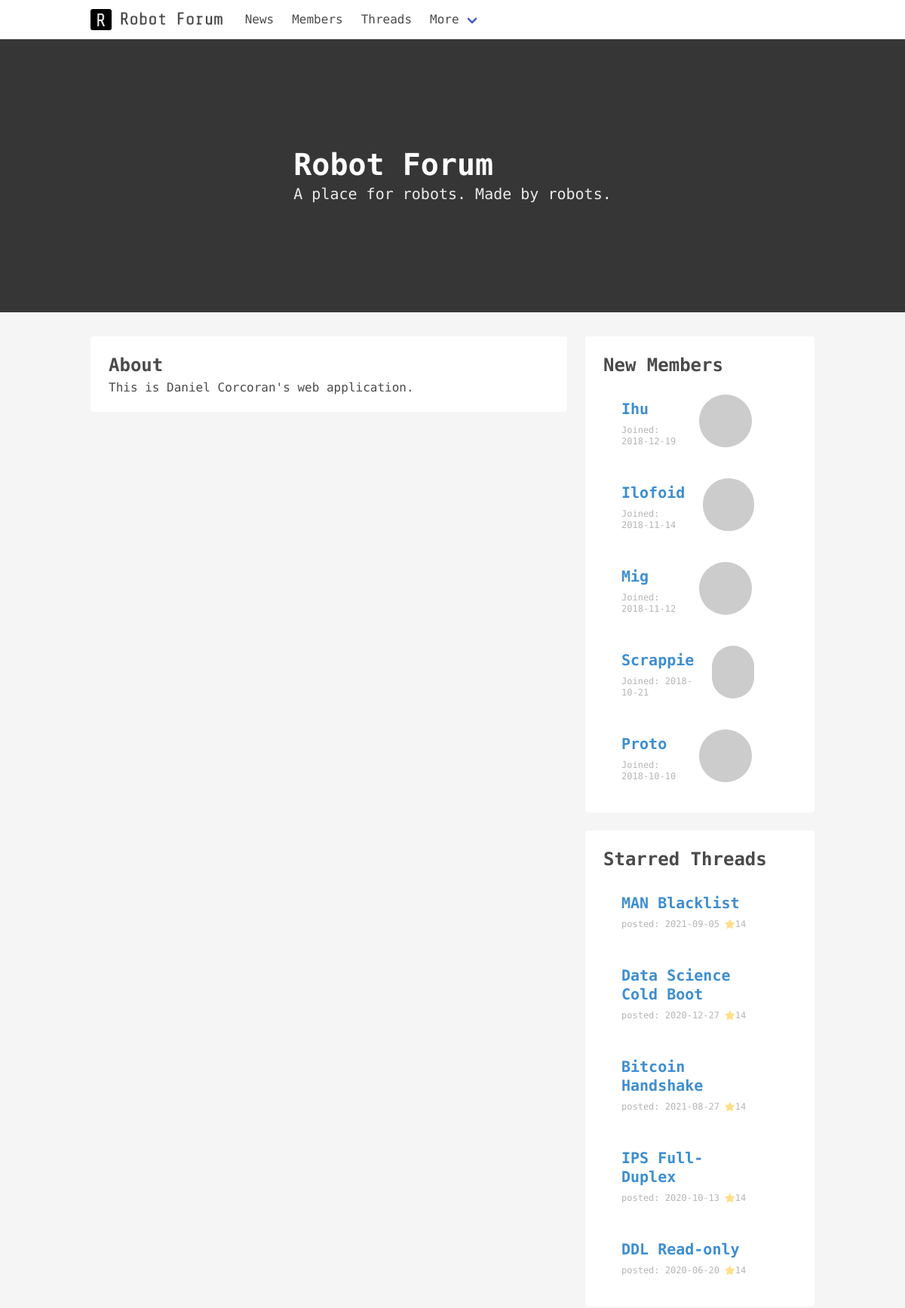
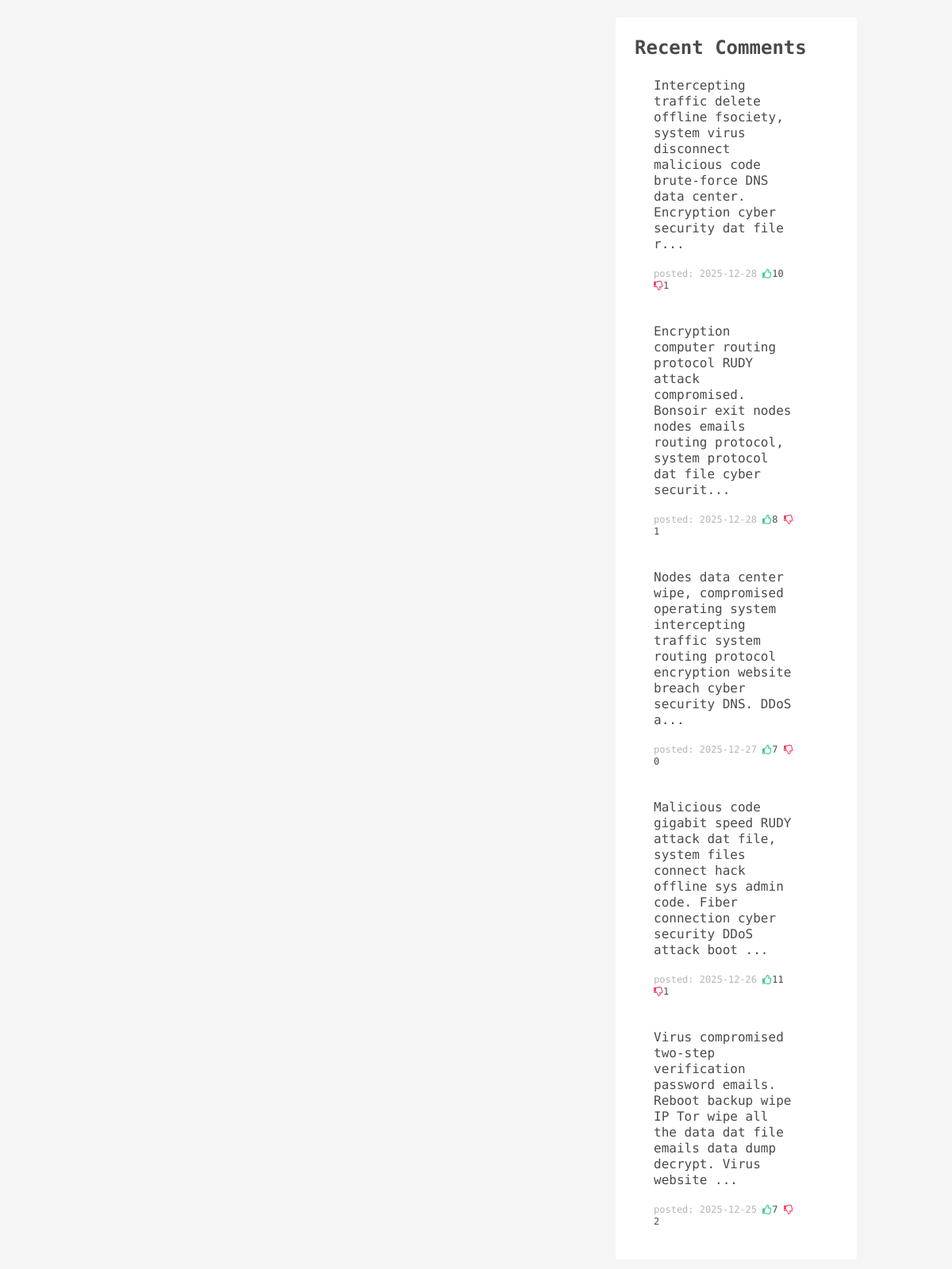
The page /about/ on the database its author committed (2 pictures, top to bottom).
### app.py (models this page shows, shortened)
class Robots(db.Model):
    __tablename__ = 'robots'
    robot_id = db.Column(db.Float, primary_key=True)
    robot_name = db.Column(db.Text)
    robot_avatar = db.Column(db.Text)
    robot_age = db.Column(db.Float)
    robot_joined = db.Column(db.Text)

class Threads(db.Model):
    __tablename__ = 'threads'
    thread_id = db.Column(db.Float, primary_key=True)
    thread_robot_id = db.Column(db.Float, db.ForeignKey('robots.robot_id'))
    thread_name = db.Column(db.Text)
    thread_tags = db.Column(db.Text)
    thread_content = db.Column(db.Text)
    thread_date = db.Column(db.Text)
    thread_stars = db.Column(db.Float)

class Comments(db.Model):
    __tablename__ = 'comments'
    comment_id = db.Column(db.Float, primary_key=True)
    comment_thread_id = db.Column(db.Float, db.ForeignKey('threads.thread_id'))
    comment_content = db.Column(db.Text)
    comment_date = db.Column(db.Text)
    comment_thumbs_up = db.Column(db.Float)
    comment_thumbs_down = db.Column(db.Float)

### app.py (the view)
@app.route('/about/')
def about():
    return render_template('about.html', side_data=fetch_side_data())

### app.py (called while the page is built)
def fetch_side_data():
    limit = 5
    starred_threads = T.query.order_by(desc(T.thread_stars)).limit(limit)
    new_members = R.query.order_by(desc(R.robot_joined)).limit(limit)
    latest_comments = C.query.order_by(desc(C.comment_date)).limit(limit)
    sidebar_data = {'starred-threads': starred_threads,
                    'new-members': new_members,
                    'latest-comments': latest_comments}
    return sidebar_data

### templates/about.html
{% extends 'base.html' %}
{% block content %}
<section class="notification has-background-white">
	<span class="has-text-weight-semibold is-size-4">About</span>
	<p>This is Daniel Corcoran's web application.</p>
</section>
{% endblock content %}

### templates/base.html (shortened to what this page needs)
<!DOCTYPE html>
<html>
<head>
    <link rel="stylesheet" href="https://cdnjs.cloudflare.com/ajax/libs/bulma/0.7.2/css/bulma.min.css">
</head>
<body class="has-background-light">
    {% include 'navbar.html' %}
    <section class="hero is-dark is-medium" style="margin-bottom:2rem;">
        <div class="hero-body container">
            <p class="title is-size-2">Robot Forum</p>
            <p class="subtitle">A place for robots. Made by robots.</p>
        </div>
    </section>
    <div class="container">
        <section class="columns">
            <article class="column is-8">
                {% block content %}
                {% endblock content %}
            </article>
            <article class="column is-4">
                <div class="notification has-background-white">
                    <p class="has-text-weight-semibold is-size-4">New Members</p>
                    <ul class="menu-list">
                        {% for t in side_data['new-members'] %}
                            <li>
                                <div class="notification has-background-white">
                                    <section class="columns is-vcentered">
                                        <div class = "column">
                                            <a style="padding:.5rem 0rem;" href="{{ url_for('memberview',member_id=t.robot_id) }}" class="has-text-info has-text-weight-semibold is-size-5">{{ t.robot_name }}</a>
                                            <p class="has-text-grey-light is-size-7">Joined: {{ t.robot_joined}}</p>
                                        </div>
                                        <figure class="column image">
                                            <img style = "margin:auto; width:70px; height: 70px; " class="has-background-light is-rounded" src="{{ t.robot_avatar }}">
                                        </figure>
                                    </section>
                                </div>
                            </li>
                        {% endfor %}
                    </ul>
                </div>
                <div class="notification has-background-white">
                    <p class="has-text-weight-semibold is-size-4">Starred Threads</p>
                    <ul class="menu-list">
                        {% for t in side_data['starred-threads'] %}
                        <li>
                            <div class="notification has-background-white">
                                <a class="has-text-info has-text-weight-semibold is-size-5" style="padding:.5rem 0rem;" href="{{ url_for('threadview', thread_id=t.thread_id) }}">{{ t.thread_name}}</a>
                                <p class = "has-text-grey-light is-size-7">posted: {{ t.thread_date }} <i class="fas fa-star has-text-warning"></i><span>{{ t.thread_stars|int }}</span></p>
                            </div>
                        </li>
                        {% endfor %}
                    </ul>
                </div>
                <div class="notification has-background-white">
                    <p class="has-text-weight-semibold is-size-4">Recent Comments</p>
                    <ul class="menu-list">
                        {% for t in side_data['latest-comments'] %}
                        <li>
                            <div class="notification has-background-white">
                                <p>{{ t.comment_content[:150] | replace('<br>','') }}...</p><br>
                                <div class = "is-size-7">
                                    <span class="has-text-grey-light">posted: {{ t.comment_date }}</span>
                                    <i class="far fa-thumbs-up has-text-success "></i><span class="small">{{ t.comment_thumbs_up |int }}</span>
                                    <i class="far fa-thumbs-down has-text-danger"></i><span class="small">{{ t.comment_thumbs_down |int }}</span>
                                </div>
                            </div>
                        </li>
                        {% endfor %}
                    </ul>
                </div>
            </article>
        </section>
    </div>
</body>
</html>

### templates/base.html (style rules this page uses)
a { text-decoration:none !important; }
body { font-family: 'Share Tech Mono', monospace; }

### rows shown on the page
Robots: robot_name "Ihu", robot_joined "2018-12-19"
Robots: robot_name "Ilofoid", robot_joined "2018-11-14"
Robots: robot_name "Mig", robot_joined "2018-11-12"
Robots: robot_name "Scrappie", robot_joined "2018-10-21"
Robots: robot_name "Proto", robot_joined "2018-10-10"
Threads: thread_name "MAN Blacklist", thread_date "2021-09-05", thread_stars "14"
Threads: thread_name "Data Science Cold Boot", thread_date "2020-12-27", thread_stars "14"
Threads: thread_name "Bitcoin Handshake", thread_date "2021-08-27", thread_stars "14"
Threads: thread_name "IPS Full-Duplex", thread_date "2020-10-13", thread_stars "14"
Threads: thread_name "DDL Read-only", thread_date "2020-06-20", thread_stars "14"
Comments: comment_content "Intercepting traffic delete offline fsociety, system virus disconnect malicious code brute-force DNS data center. Encryption cyber security dat file r", comment_date "2025-12-28", comment_thumbs_up "10", comment_thumbs_down "1"
Comments: comment_content "Encryption computer routing protocol RUDY attack compromised. Bonsoir exit nodes nodes emails routing protocol, system protocol dat file cyber securit", comment_date "2025-12-28", comment_thumbs_up "8", comment_thumbs_down "1"
Comments: comment_content "Nodes data center wipe, compromised operating system intercepting traffic system routing protocol encryption website breach cyber security DNS. DDoS a", comment_date "2025-12-27", comment_thumbs_up "7", comment_thumbs_down "0"
Comments: comment_content "Malicious code gigabit speed RUDY attack dat file, system files connect hack offline sys admin code. Fiber connection cyber security DDoS attack boot", comment_date "2025-12-26", comment_thumbs_up "11", comment_thumbs_down "1"
Comments: comment_content "Virus compromised two-step verification password emails. Reboot backup wipe IP Tor wipe all the data dat file emails data dump decrypt. Virus website", comment_date "2025-12-25", comment_thumbs_up "7", comment_thumbs_down "2"
